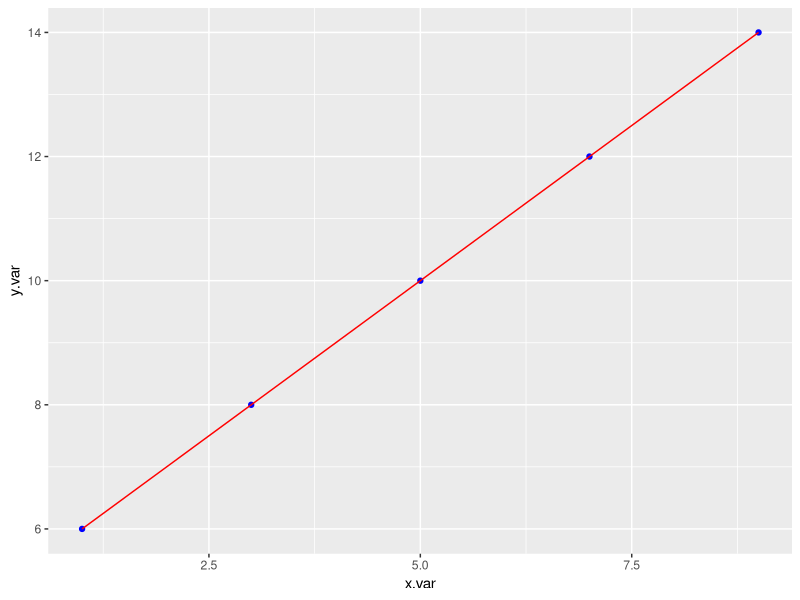
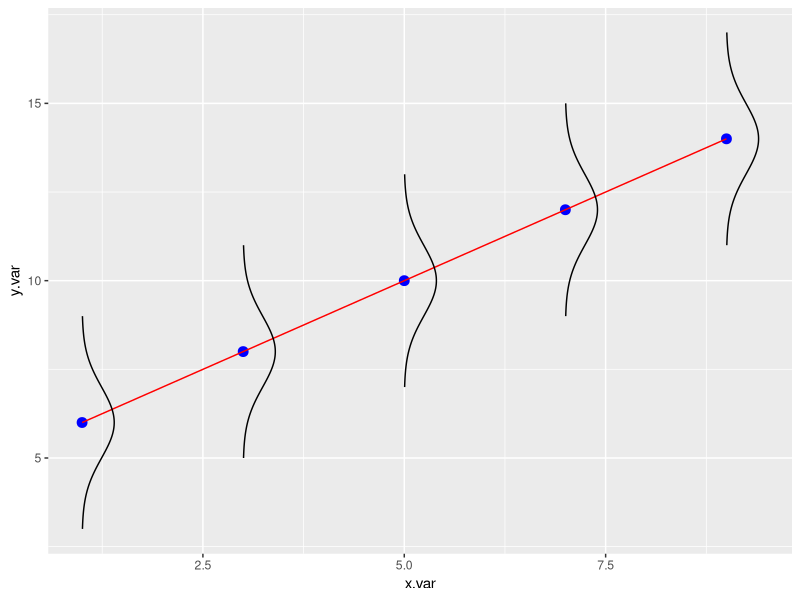

Here is the R script that generated these plots, in order:
## ---- chunk 1
knitr::opts_chunk$set(echo = TRUE)
## ---- chunk 2
#install.packages('ggplot2')
library(ggplot2)
## ---- chunk 3
x.var = seq(1, 10, by = 2)
y.var = c()

for (i in x.var) {
  beta_0 = 5
  beta_1 = 1
  y = beta_0 + beta_1 * i
  y.var = c(y.var, y)
}

df = data.frame(x.var, y.var)
## ---- chunk 4
ggplot(df, aes(x = x.var, y = y.var)) + 
  geom_point(color = 'blue', linewidth = 3) + 
  geom_smooth(method = 'lm', color = "red", size = .5)

## ---- chunk 5
curves <- lapply(seq_len(NROW(df)), function(i) {
  mu <- df$y.var[i]
  range <- mu + c(-3, 3)
  seq <- seq(range[1], range[2], length.out = 100)
  data.frame(
    x.var = dnorm(seq, mean = mu) + df$x.var[i],
    y.var = seq,
    grp = i
  )
})

curves = do.call(rbind, curves)
## ---- chunk 6
ggplot(df, aes(x = x.var, y = y.var)) + 
  geom_point(color = 'blue', size = 3) + 
  geom_smooth(method = 'lm', color = "red", size = .5) +
  geom_path(data = curves, aes(group = grp))
